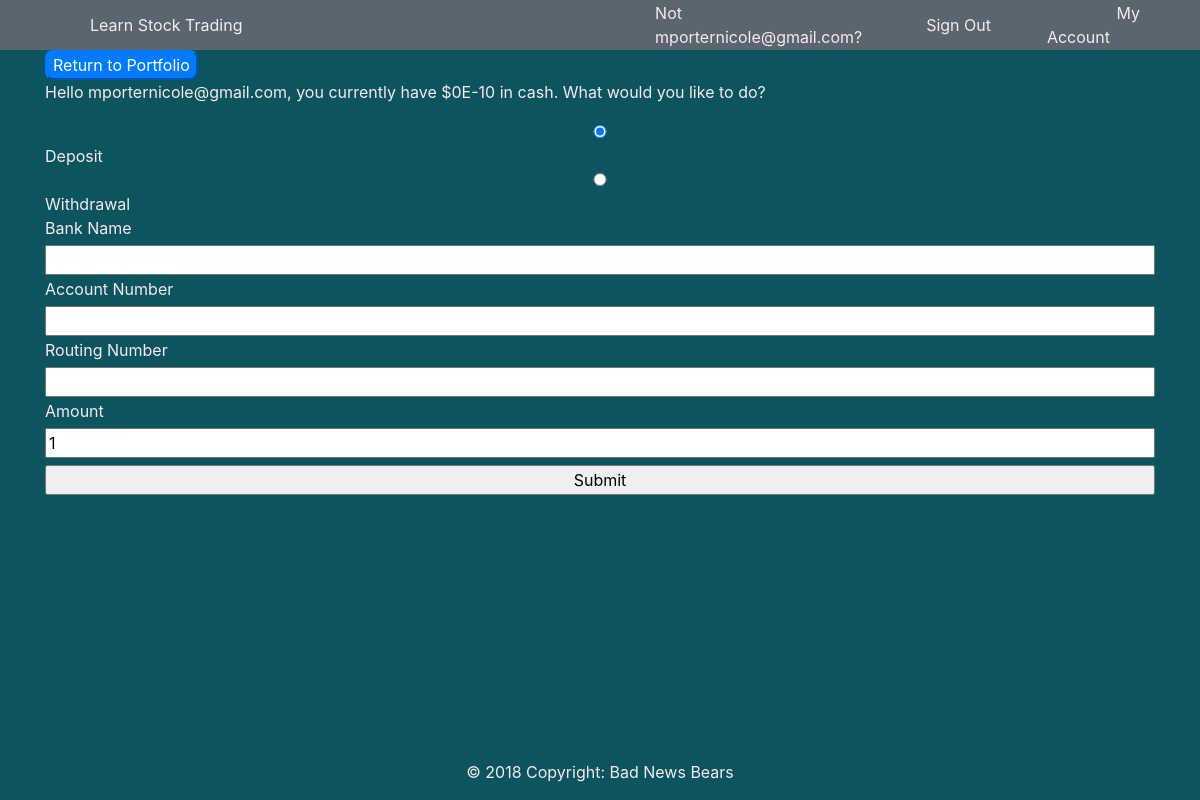
/bank/ (signed in), run on an earlier commit of the app's database.
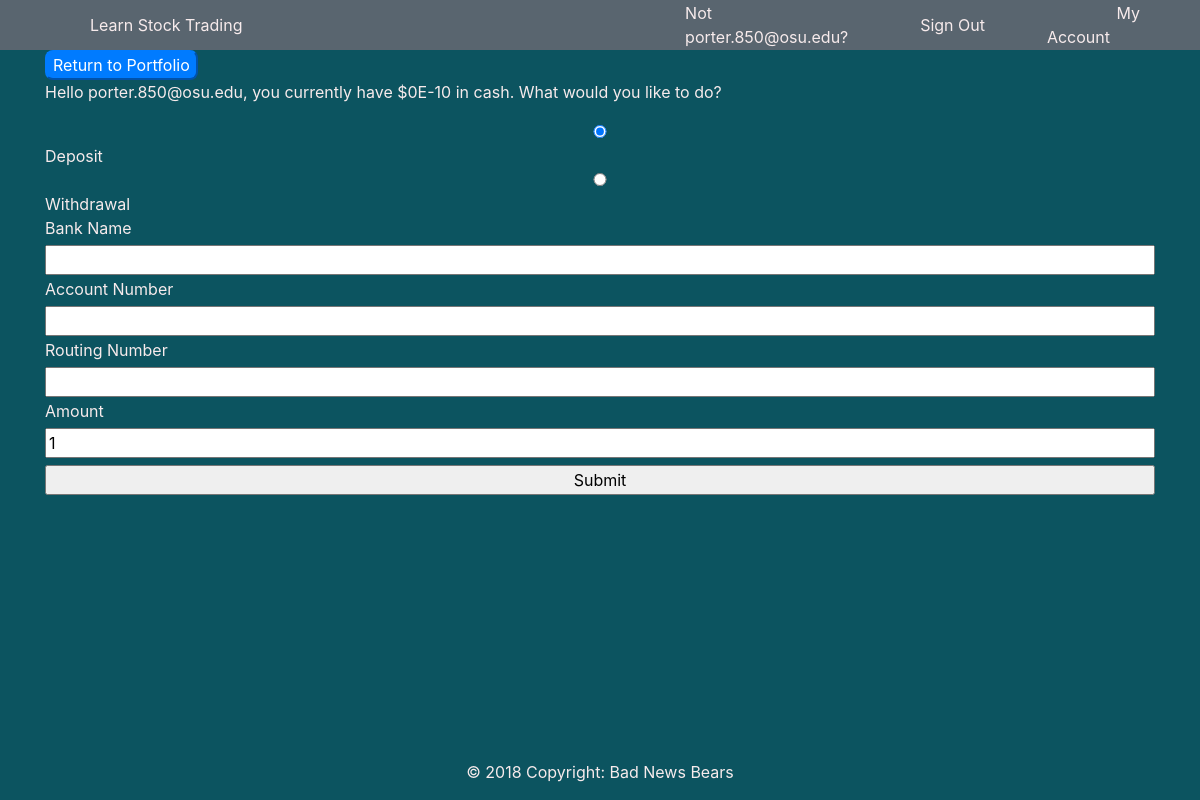
And on a later commit of the database.
### Models/Model.py (models this page shows, shortened)
class User(db.Model):
    __tablename__ = 'users'
    id = db.Column(db.Integer, primary_key=True, autoincrement=True)
    email = db.Column(db.String(100, collation='NOCASE'), unique=True)
    password = db.Column(db.String(200), nullable=False, server_default='')
    otp_secret = db.Column(db.String(16))
    firstname = db.Column(db.String(100, collation='NOCASE'), nullable=False, server_default='')
    lastname = db.Column(db.String(100, collation='NOCASE'), nullable=False, server_default='')
    phonenumber = db.Column(db.String(10, collation='NOCASE'), nullable=False, server_default='')
    ssn = db.Column(db.String(9, collation='NOCASE'), nullable=False, server_default='')
    balance = db.Column(db.DECIMAL)

### app.py (the view)
@app.route('/bank/', methods=["GET", "POST"])
@login_required
def bank():
    cash_value = current_user.balance
    name = current_user.email
    if request.method == 'POST':
        amount = Decimal(request.form['Amount'])
        if Banking_Service.bad_transfer(cash_value, amount, request):
            return render_template('bank.html', request=int(amount), cash_value=cash_value, name=name, failure=True)
        Banking_Service.transfer_money(request, current_user)
    return render_template('bank.html', cash_value=current_user.balance, name=name)

### app.py (called while the page is built)
@login_manager.user_loader
def load_user(email):
    from Models.Model import User
    return User.query.filter_by(email=email).first()

@app.before_request
def before_request():
    Session.permanent = True
    app.permanent_session_lifetime = datetime.timedelta(minutes=5)
    Session.modified = True

### templates/bank.html (shortened to what this page needs)
{% extends "layouts/base.html" %}
{% block content %}
    <div class="container">
        <a href="/welcome"><button id="button-buy" class="btn-primary">Return to Portfolio</button></a>
        <p>Hello {{name}}, you currently have ${{cash_value}} in cash. What would you like to do?</p>
        <form action method="post">
            <input type="radio" name="Action" value="deposit" checked> Deposit
            <input type="radio" name="Action" value="withdrawal"> Withdrawal
            <div class="input text">
                Bank Name
                <input id="BankName" name="Bank Name" required type="text" value=""/>
            </div>
            <div class="input text">
                Account Number
                <input id="AccountNumber" name="Account Number" required type="text" value=""/>
            </div>
            <div class="input text">
                Routing Number
                <input id="RoutingNumber" name="Routing Number" required type="text" value=""/>
            </div>
            <div class="input text">
                Amount
                <input type="number" id="Amount" name="Amount" placeholder="" min="1" max="1000000" value="1"/>
            </div>
            <div>
                <input type="submit" value="Submit">
            </div>
        </form>
    </div>
{% endblock %}

### templates/layouts/base.html (shortened to what this page needs)
<!DOCTYPE html>
<html lang="en">
<head>
  {% block head %}
  <link href="/static/bootstrap.css" rel="stylesheet" media="screen">
  <link href="/static/bootstrap-grid.css" rel="stylesheet" media="screen">
  <link href="/static/bootstrap-reboot.css" rel="stylesheet" media="screen">
  <link href="/static/stock_view.css" rel="stylesheet" media="screen">
  <link href="/static/general.css" rel="stylesheet" media="screen">
  {% endblock %}
</head>
<body>
  {% include 'layouts/header.html' %}
  <div id="content">
    {% block content %}
    {% endblock %}
  </div>
  {% include 'layouts/footer.html' %}
</body>
</html>

### templates/layouts/header.html
<div class="flex-container">
    <div id = "welcome-topbar"><a href='/welcome' class='topbar-link'>Learn Stock Trading</a></div>
    {% if name and request.path != '/account' %}
        Not {{ name }}?
        <div id = "right-topbar"><a href="/logout" class="topbar-link">Sign Out</a></div>
        <div id = "far-right-topbar"><a href="/account" class="topbar-link">My Account</a></div>
    {% elif request.path == '/account' %}
        Not {{ name }}?
        <div id = "far-right-topbar"><a href="/logout" class="topbar-link">Sign Out</a> </div>
    {% elif request.path != '/login' and request.path != 'register'%}
        <div id = "right-topbar"> <a href="/login" class="topbar-link">Login</a></div>
        <div id = "far-right-topbar"> <a href="/register" class="topbar-link">Register</a></div>
    {% endif %}
</div>

### templates/layouts/footer.html
<footer class="page-footer font-small pt-4 fixed-bottom">
  <div class="footer-copyright text-center py-3">
    © 2018 Copyright: Bad News Bears
  </div>
</footer>

### static/stock_view.css (style rules this page uses)
#content { margin: 0; height: 80%; }
html, body { background-color: #0c5460; margin: 0; height: 100%; color:#F7EBEC; width:100%; }

### static/general.css (style rules this page uses)
.flex-container { display: flex; height: 50px; align-items: center; background-color: #59656F; }
#right-topbar { width:20%; text-align:right; }
#welcome-topbar { width:80%; text-align:left; padding-left:5%; }
#far-right-topbar { width:20%; text-align:right; padding-right:5%; }
.topbar-link { color: #F7EBEC; height:50px; padding: 20px 30px; }
input { width:100%; margin-top: 5px; margin-bottom:2px; }

What changed in the data, as far as the page shows it:
changed User: email "mporternicole@gmail.com" → "porter.850@osu.edu"
